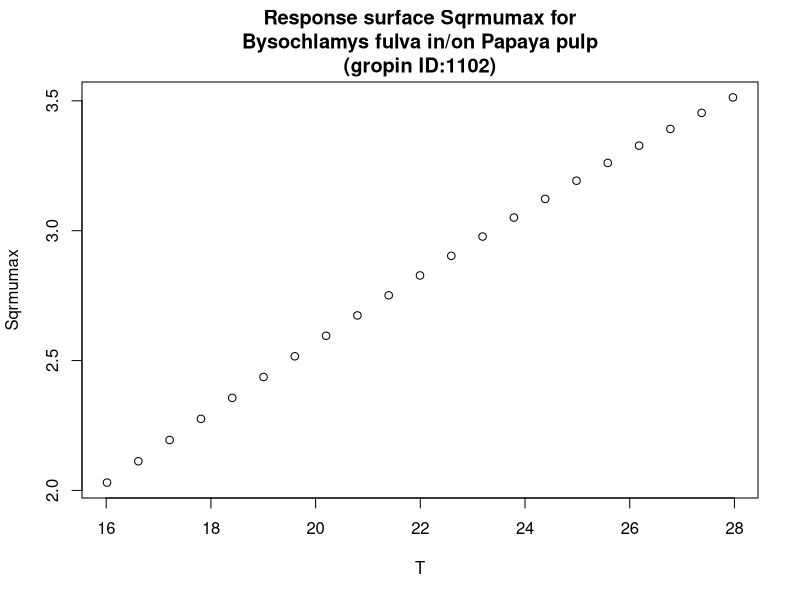

Recreate this plot in R.
#############################
# start of Parameter script
#############################
T <- seq(16.016,27.972027972028,length.out=21)
#############################
# end of Parameter script
#############################
############################# 
# start of Model script Gropin ID 1102 
#############################
 
# constant coefficients for this model
 
variables <- data.frame(T)
argumentsPar <- expand.grid(variables)
 
# heart of the model
response_surface <- function(T) {
   mumax <-0.143*(T-1.65)*(1-exp(0.145*(T-46.65)))

return(mumax=mumax)
} 

# output parameters
responseSurface <- cbind(argumentsPar,response_surface(argumentsPar['T']))
colnames(responseSurface) <- c(colnames(argumentsPar),'Sqrmumax')
#############################
# End of Model script
#############################
############################# 
# start of Visualisation script Gropin ID 1102 
#############################
plot(T,responseSurface$'Sqrmumax',xlab='T',
                          ylab='Sqrmumax',main='Response surface Sqrmumax for
Bysochlamys fulva in/on Papaya pulp
(gropin ID:1102)')
#############################
# End of Visualisation script
#############################
